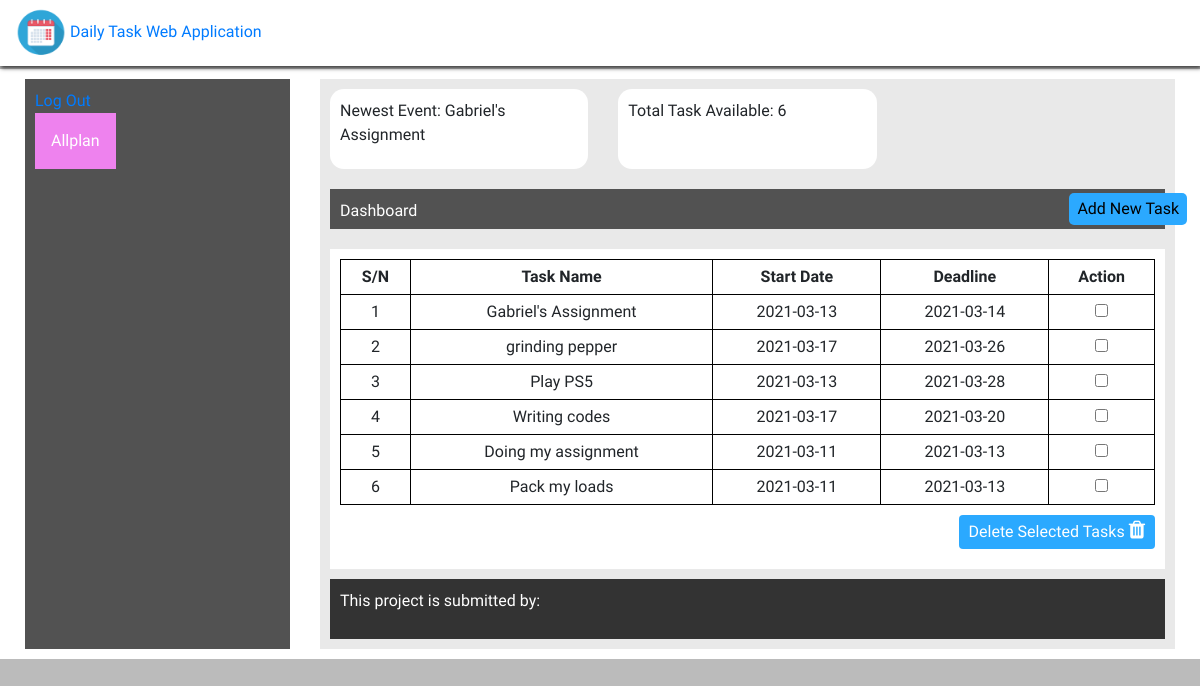
Page /homepage.php on the earlier database version.
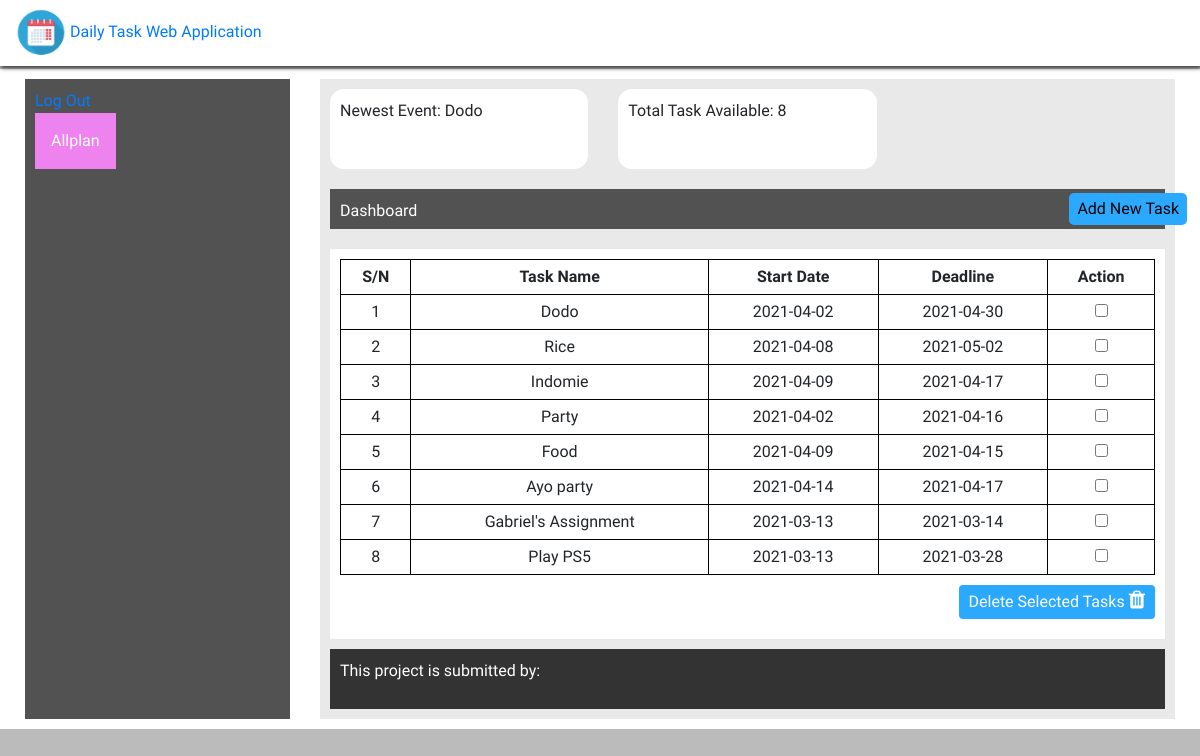
Same page on the later database version.
### tables this page shows
CREATE TABLE `tasks` (
  `id` int(11) NOT NULL,
  `taskname` longtext NOT NULL,
  `start_date` date NOT NULL,
  `deadline` date NOT NULL,
  `deleted` int(11) NOT NULL
);

### lib/functions.php (called while the page is built, shortened)
<?php
    function display_tasks()
    {
        include "conn.php";
        $sql= "SELECT * FROM tasks WHERE deleted= 0 ORDER BY id DESC";
        $result= mysqli_query($conn, $sql);
        $tasks= [];
        while($task= mysqli_fetch_assoc($result))
        {
            array_push($tasks, $task);
        }
        return $tasks;
    }
    function totalNoOfTasks()
    {
        include "conn.php";
        $sql= "SELECT * FROM tasks WHERE deleted= 0";
        $result= mysqli_query($conn, $sql);
        $total= mysqli_num_rows($result);
        return $total;
    }
    function displayNewEvent()
    {
        include "conn.php";
        $sql= "SELECT * FROM tasks WHERE deleted= 0 ORDER BY id DESC LIMIT 1";
        $result= mysqli_query($conn, $sql);
        $newTasks= [];
        while($task= mysqli_fetch_assoc($result))
        {
            array_push($newTasks, $task);
        }
        return $newTasks;
    }
?>

### main.php (the view, shortened to what this page needs)
<div id="mainBody">
    <div class="container-fluid">
        <div class="row">
            <div class="col-md-3 col-sm-3 col-xs-12">
                <div id="sideBody">
                    <a href="logout.php">Log Out</a><br>
                    <div class="dropdown">
                <button class="dropbtn">Allplan</button>
            </div>
                </div>
          </div>
            <div class="col-md-9 col-sm-9 col-xs-12">
                <div id="taskBody">
                    <div class="row">
                        <?php
                            $newTasks= displayNewEvent();
                        ?>
                        <div class="col-md-4 col-sm-4 col-xs-12">
                            <?php foreach($newTasks as $task): ?>
                            <div id="newEvent">
                                <p>Newest Event: <?= $task['taskname']; ?></p>
                            </div>
                            <?php endforeach ?>
                        </div>
                        <?php
                            $totalTask= totalNoOfTasks();
                        ?>
                        <div class="col-md-4 col-sm-4 col-xs-12">
                            <div id="totalTask">
                                <p>Total Task Available: <?= $totalTask ?> </p>
                            </div>
                        </div>
                    </div>
                    <div class="row">
                        <div class="col-md-12 col-sm-12 col-xs-12">
                            <div id="taskButton">
                                <div id="dashboard">Dashboard</div>
                                <div id="addButton">
                                    <button type="button" data-toggle="modal" data-target="#newTask">Add New Task</button>
                                </div>
                            </div>
                        </div>
                    </div>
                    <?php
                        $tasks= display_tasks();
                    ?>
                    <div class="row">
                        <div class="col-md-12 col-sm-12 col-xs-12">
                            <div id="taskTable">
                                <form action="controller.php" method="post">
                                    <table>
                                        <tr>
                                            <th>S/N</th>
                                            <th>Task Name</th>
                                            <th>Start Date</th>
                                            <th>Deadline</th>
                                            <th colspan="2">Action</th>
                                        </tr>
                                        <?php $id = 1; ?>
                                        <?php foreach ($tasks as $task) : ?>
                                        <tr>
                                            <td><?= $id ?></td>
                                            <td><?= $task['taskname'] ?></td>
                                            <td><?= $task['start_date'] ?></td>
                                            <td><?= $task['deadline']?></td>
                                            <td><input type='checkbox' name="checkbox[]" value='<?= $task["id"] ?>' ></td>
                                        </tr>
                                        <?php $id++ ?>
                                        <?php endforeach ?>
                                    </table>
                                    <div id="delete">
                                        <button type="submit" id="trash" name="but_delete">
                                            Delete Selected Tasks
                                            <i class="fa fa-trash"></i>
                                        </button>
                                    </div>
                                </form>
                            </div>
                        </div>
                    </div>
                    <footer>
                        <div class="row">
                            <div class="col-md-12 col-sm-12 col-xs-12">
                                <div id="footerBox">
                                    <p>This project is submitted by: </p>
                                </div>
                            </div>
                        </div>
                    </footer>
                </div>
            </div>
        </div>
    </div>
</div>

### homepage.php (shortened to what this page needs)
<!doctype html>
<html>
    <head>
        <link rel="stylesheet" href="https://cdnjs.cloudflare.com/ajax/libs/animate.css/4.1.1/animate.min.css" />
        <link rel="stylesheet" href="https://cdnjs.cloudflare.com/ajax/libs/font-awesome/4.7.0/css/font-awesome.min.css">
		<link rel="stylesheet" href="https://stackpath.bootstrapcdn.com/bootstrap/4.4.1/css/bootstrap.min.css">
        <link rel="stylesheet" type="text/css" href="styles/index.css">
    </head>
    <body>
        <?php require "header.php";?>
        <?php require "main.php";?>
    </body>
</html>

### header.php (shortened to what this page needs)
<nav class="navbar-expand-md navbar-dark fixed-top" id="navigation">
    <div class="container-fluid navbar">
        <div class="navbar-header" id="comInfo">
            <a href="homepage.php" id="projectName" class="animate__animated animate__zoomInDown">
                <img src="pictures/icon.png" alt="" srcset="">
                <span>Daily Task Web Application</span>
            </a>
        </div>
    </div>
</nav>

### styles/index.css (style rules this page uses)
* { margin: 0; padding: 0; }
html { scroll-behavior: smooth; }
:root { --maincolor: #2ba9ff; --bgColor: #002046d7; --whiteColor: white; --blackColor: black; --textFont: 'Roboto Condensed', sans-serif; --subTopicFont: 'Roboto Condensed'; --topicFont: 'Fredoka One'; --titleFont: 'Roboto Condensed', sans-serif; }
body { margin:0; padding:0; font-family: var(--textFont); background-color: rgba(0, 0, 0, 0.267); }
#projectName img { height: 50px; width: 50px; }
nav { background-color: #fff; box-shadow: 1px 2px 4px #333333; }
#mainBody { position: relative; top: 4.3em; background-color: white; padding: 10px; }
#sideBody, #taskBody { height: 100%; width: 100%; padding: 10px; }
#sideBody { background-color: rgb(82, 82, 82); }
#taskBody { background-color: rgba(199, 198, 198, 0.39); }
#todayTask, #newEvent, #totalTask { height: 5em; width: 100%; padding: 10px; border-radius: 14px; background-color: #fff; }
#taskButton { background-color: rgb(82, 82, 82); height: 2.5em; padding: 10px; margin-top: 20px; display: flex; }
#taskButton #addButton { position: relative; left: 80%; top: -30%; }
#taskButton #dashboard { color: white; }
#addButton button { outline: none; border: none; margin-top: 0%; padding: 4px 8px; background-color: var(--maincolor); border-radius: 5px; }
#taskTable { background-color: #fff; margin-top: 20px; padding: 10px; height: 100%; width: 100%; }
#taskTable table { width: 100%; }
table, tr, th, td { border-collapse: collapse; border: 1px solid black; padding: 5px; text-align: center; }
#delete { float: right; margin-top: 10px; }
#trash { outline: none; border: none; color: white; background-color: var(--maincolor); border-radius: 4px; padding: 5px 10px; }
#trash i { font-size: 1.3em; }
footer { background-color: #333; padding: 10px; margin-top: 30px; color: white; }

### main.php (style rules this page uses)
.dropbtn { background-color: violet; color: white; padding: 16px; font-size: 16px; border: none; }
.dropdown { position: relative; display: inline-block; }

Differences in the rows shown:
no longer on this page (row edited): tasks: taskname "grinding pepper", start_date "2021-03-17", deadline "2021-03-26"
no longer on this page (row edited): tasks: taskname "Writing codes", start_date "2021-03-17", deadline "2021-03-20"
no longer on this page (row edited): tasks: taskname "Doing my assignment", start_date "2021-03-11", deadline "2021-03-13"
no longer on this page (row edited): tasks: taskname "Pack my loads", start_date "2021-03-11", deadline "2021-03-13"
no longer on one of the page's lists (row unchanged): tasks: taskname "Gabriel's Assignment"
added tasks: taskname "Dodo", start_date "2021-04-02", deadline "2021-04-30"
added tasks: taskname "Rice", start_date "2021-04-08", deadline "2021-05-02"
added tasks: taskname "Indomie", start_date "2021-04-09", deadline "2021-04-17"
added tasks: taskname "Party", start_date "2021-04-02", deadline "2021-04-16"
added tasks: taskname "Food", start_date "2021-04-09", deadline "2021-04-15"
added tasks: taskname "Ayo party", start_date "2021-04-14", deadline "2021-04-17"
Other differences:
$totalTask: "6" → "8"
